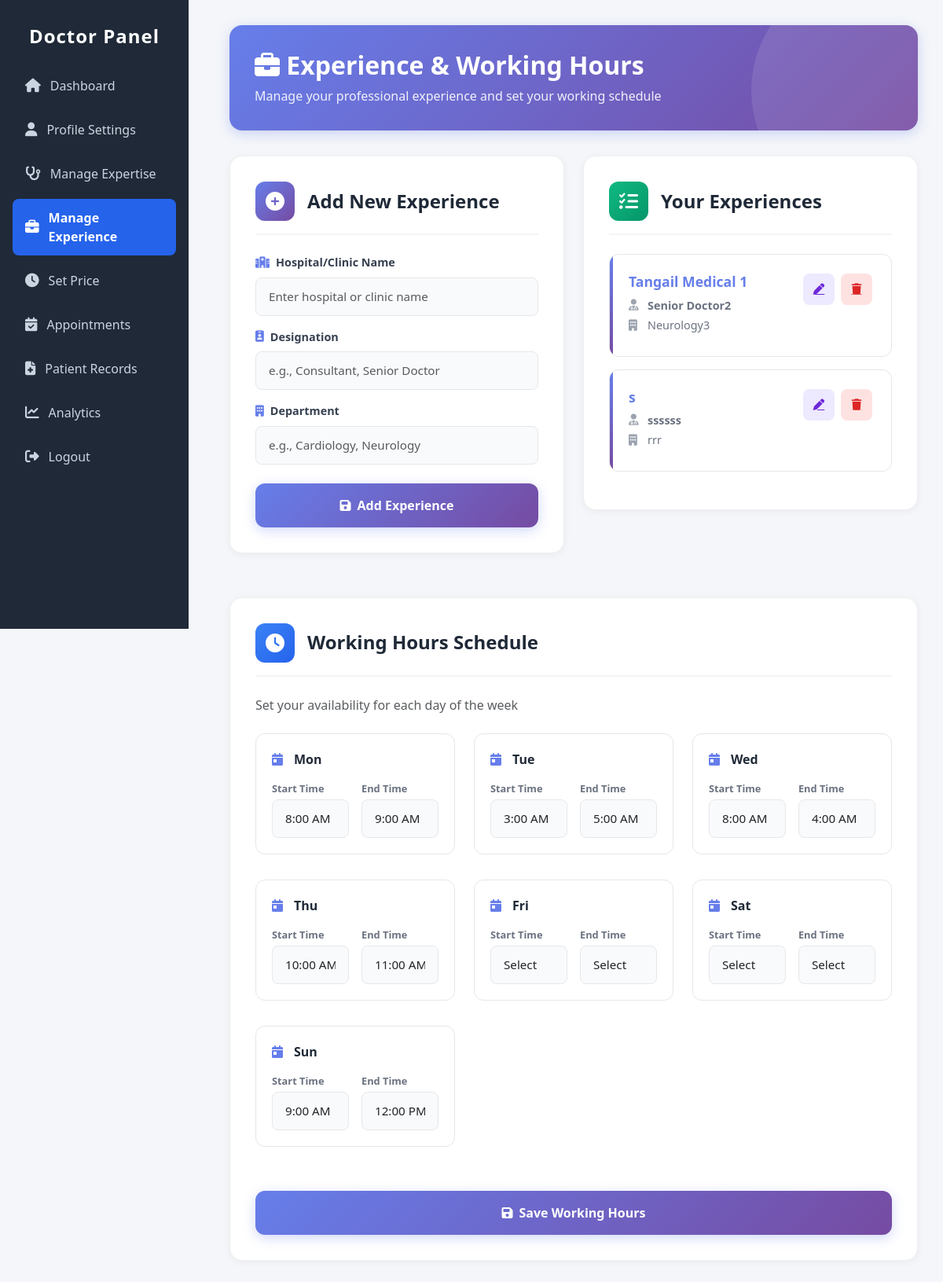
The app's page /users/doctor/experience/ (signed in), older data.
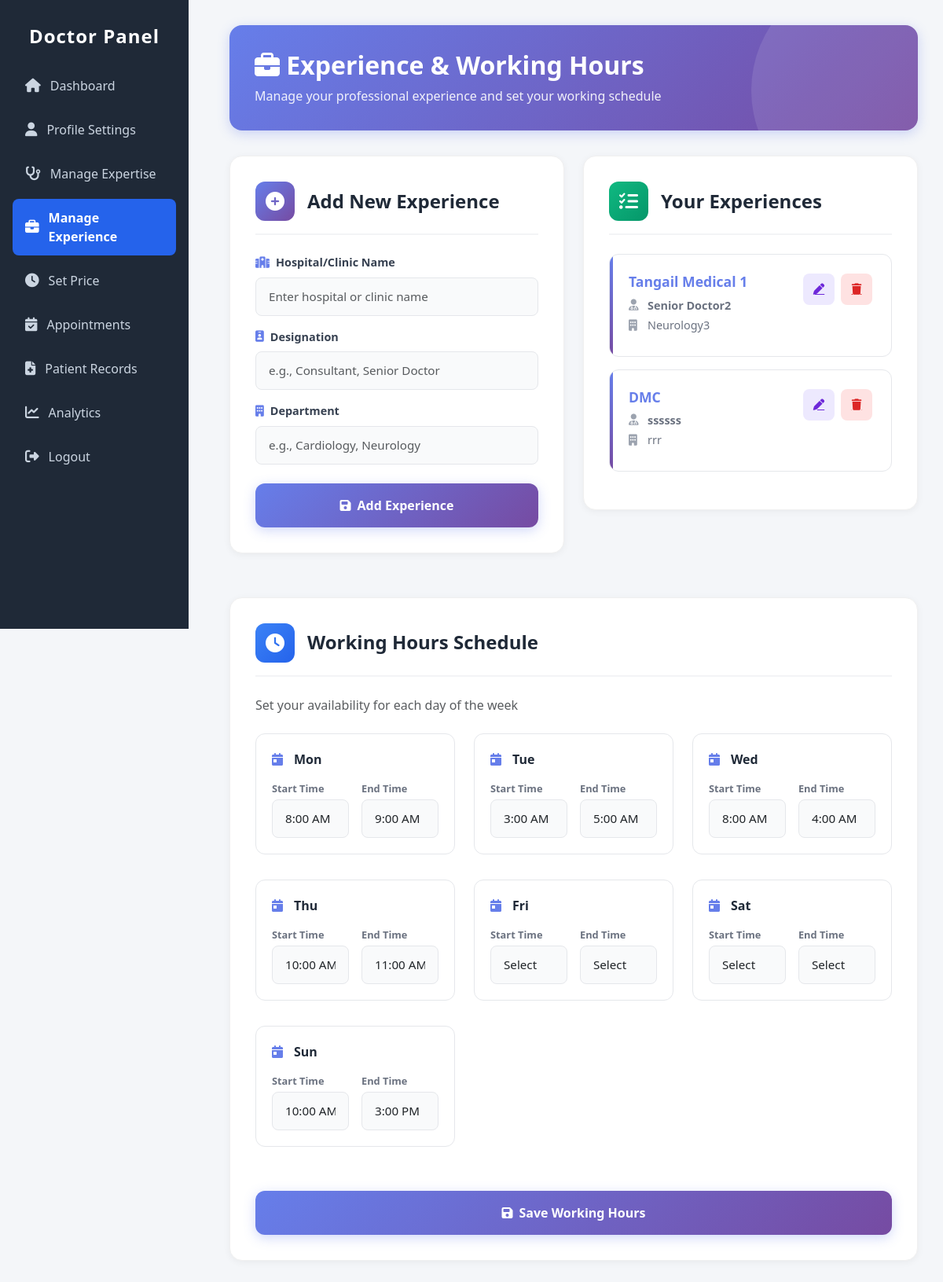
The same page, newer data.
### doctor/models.py (models this page shows, shortened)
class DoctorExperience(models.Model):
    doctor = models.ForeignKey(Doctor, on_delete=models.CASCADE, related_name='experiences')
    hospital_name = models.CharField(max_length=255)
    designation = models.CharField(max_length=255)
    department = models.CharField(max_length=255, blank=True, null=True)

### doctor/views.py (the view, shortened to what this page needs)
# urls.py: path('experience/', views.doctor_experience_manage, name='experience_manage'),
@login_required
def doctor_experience_manage(request, exp_id=None):
    doctor = get_object_or_404(Doctor, user=request.user)
    experiences = doctor.experiences.all()
    working_hours = doctor.working_hours or {}
    experience = None
    if exp_id:
        experience = get_object_or_404(DoctorExperience, id=exp_id, doctor=doctor)
    context = {
        "experiences": experiences,
        "experience": experience,
        "days": DAYS_OF_WEEK,
        "working_hours": working_hours,
    }
    return render(request, "doctor/experience_manage.html", context)

### doctor/templates/doctor/experience_manage.html (shortened to what the changed rows need)
{% extends 'doctor/doctor_sidebar.html' %}
{% load static %}
{% block content %}
<div class="experience-header-banner">
    <div class="header-content">
        <h1><i class="fa-solid fa-briefcase"></i> Experience & Working Hours</h1>
    </div>
</div>
<div class="row">
    <div class="col-lg-6 mb-4">
        <div class="form-card">
            <div class="card-header-custom">
                <h2 class="card-title">
                    {% if experience %}Edit Experience{% else %}Add New Experience{% endif %}
                </h2>
            </div>
        </div>
    </div>
    <div class="col-lg-6 mb-4">
        <div class="form-card">
            <div class="card-header-custom">
                <h2 class="card-title">Your Experiences</h2>
            </div>
            {% if experiences %}
                {% for exp in experiences %}
                    <div class="experience-item d-flex justify-content-between align-items-start">
                        <div class="experience-content">
                            <h3 class="experience-title">{{ exp.hospital_name }}</h3>
                            <div class="experience-detail">
                                <i class="fa-solid fa-user-doctor"></i>
                                <strong>{{ exp.designation }}</strong>
                            </div>
                            {% if exp.department %}
                                <div class="experience-detail">
                                    <i class="fa-solid fa-building"></i>
                                    {{ exp.department }}
                                </div>
                            {% endif %}
                        </div>
                        <div class="experience-actions">
                            <a
                                href="{% url 'doctor:experience_edit' exp.id %}"
                                class="btn-action btn-edit"
                                title="Edit Experience"
                            >
                                <i class="fa-solid fa-pen"></i>
                            </a>
                            <a
                                href="{% url 'doctor:experience_delete' exp.id %}"
                                class="btn-action btn-delete"
                                onclick="return confirm('Are you sure you want to delete this experience?')"
                                title="Delete Experience"
                            >
                                <i class="fa-solid fa-trash"></i>
                            </a>
                        </div>
                    </div>
                {% endfor %}
            {% else %}
                <div class="empty-state">
                    <i class="fa-solid fa-briefcase"></i>
                    <p>No experience added yet. Add your first experience above.</p>
                </div>
            {% endif %}
        </div>
    </div>
</div>
<div class="form-card">
    <div class="card-header-custom">
        <h2 class="card-title">Working Hours Schedule</h2>
    </div>
    <form method="POST">
        <div class="row">
            {% for day in days %}
                <div class="col-md-6 col-lg-4 mb-3">
                    <div class="day-schedule">
                        <div class="day-label">
                            <i class="fa-solid fa-calendar-day"></i>
                            {{ day }}
                        </div>
                        <div class="time-inputs">
                            <div class="time-group">
                                <label for="wh_{{ day }}_start">Start Time</label>
                                <select class="form-select" id="wh_{{ day }}_start" name="wh_{{ day }}_start">
                                    <option value="9:00 AM">9:00 AM</option>
                                    <option value="10:00 AM">10:00 AM</option>
                                </select>
                            </div>
                            <div class="time-group">
                                <label for="wh_{{ day }}_end">End Time</label>
                                <select class="form-select" id="wh_{{ day }}_end" name="wh_{{ day }}_end">
                                    <option value="12:00 PM">12:00 PM</option>
                                    <option value="3:00 PM">3:00 PM</option>
                                </select>
                            </div>
                        </div>
                    </div>
                </div>
            {% endfor %}
        </div>
    </form>
</div>
{% endblock %}

Row changes from the older to the newer data that the page shows:
changed DoctorExperience "ssssss": hospital_name "s" → "DMC"
Text that changed along with them:
form field value: "9:00 AM" → "10:00 AM"
form field value: "12:00 PM" → "3:00 PM"
